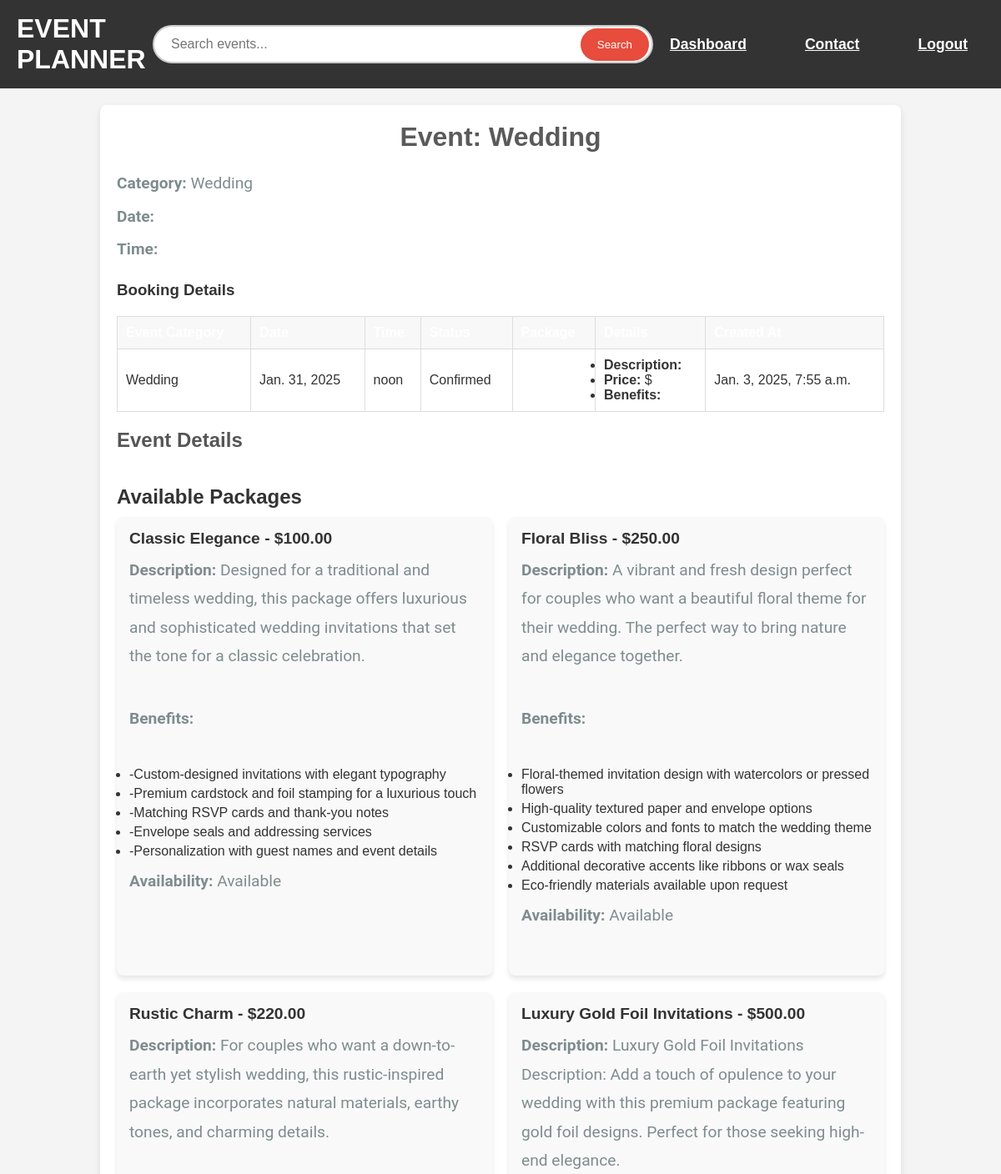
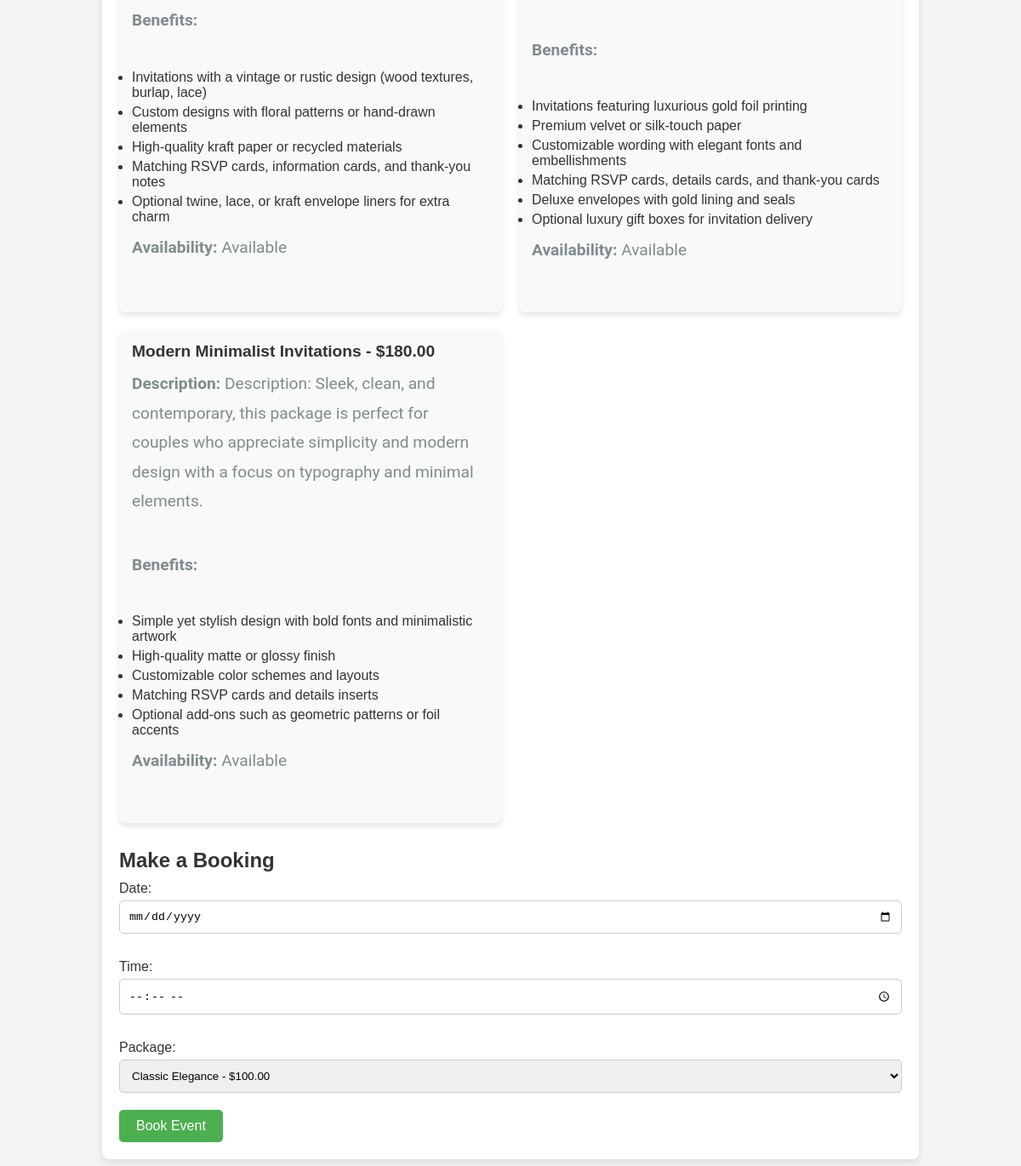
The app's page /event/2/ (signed in) with its own data (2 pictures, top to bottom).
### main/models.py (models this page shows, shortened)
class Event(models.Model):
    title = models.CharField(max_length=200)
    category = models.ForeignKey(Category, on_delete=models.CASCADE, related_name="events", null=True)

class Category(models.Model):
    name = models.CharField(max_length=100, unique=True)
    image = models.ImageField(upload_to='categories/', blank=True, null=True)

class Booking(models.Model):
    STATUS_CHOICES = [
        ('Pending', 'Pending'),
        ('Confirmed', 'Confirmed'),
        ('Canceled', 'Canceled'),
    ]
    user = models.ForeignKey(User, on_delete=models.CASCADE)
    event = models.ForeignKey('Event', on_delete=models.CASCADE, null=True, blank=True)
    category = models.ForeignKey('Category', on_delete=models.CASCADE, null=True)
    status = models.CharField(max_length=20, choices=STATUS_CHOICES, default='Pending')
    created_at = models.DateTimeField(auto_now_add=True)
    date = models.DateField(null=True)
    time = models.TimeField(null=True)

class Package(models.Model):
    name = models.CharField(max_length=200)
    description = models.TextField()
    price = models.DecimalField(max_digits=10, decimal_places=2)
    benefits = models.TextField(help_text="List the benefits of this package")
    category = models.ForeignKey(Category, on_delete=models.CASCADE, related_name="packages")
    events = models.ManyToManyField(Event, related_name="packages")
    image = models.ImageField(upload_to='packages/')
    available = models.BooleanField(default=True)

### main/views.py (the view)
# urls.py: path('event/<int:event_id>/', views.event_detail, name='event_detail'),
@login_required
def event_detail(request, event_id):
    event = get_object_or_404(Event, id=event_id)
    packages = event.category.packages.all()
    bookings = Booking.objects.filter(user=request.user, event=event)
    context = {
        'event': event,
        'bookings': bookings,
        'packages': packages,
    }
    return render(request, 'main/event_detail.html', context)

### main/templates/main/event_detail.html (shortened to what this page needs)
{% extends 'base.html' %}
{% load static %}
{% block content %}
<link rel="stylesheet" href="{% static 'css/event_detail.css' %}">
<body class="event-detail-page">
    <section id="event-detail-section" class="event-detail-section">
        <div class="event-detail-container">
            <h2>Event: {{ event.title }}</h2>
            <div class="event-detail-header">
                <p><strong>Category:</strong> {{ event.category.name }}</p>
                <p><strong>Date:</strong> {{ event.date }}</p>
                <p><strong>Time:</strong> {{ event.time }}</p>
            </div>
            <div class="booking-details">
                <h3>Booking Details</h3>
                {% if bookings %}
                    <table class="event-booking-table">
                        <thead>
                            <tr>
                                <th>Event Category</th>
                                <th>Date</th>
                                <th>Time</th>
                                <th>Status</th>
                                <th>Package</th>
                                <th>Details</th>
                                <th>Created At</th>
                            </tr>
                        </thead>
                        <tbody>
                            {% for booking in bookings %}
                                <tr>
                                    <td>{{ booking.category.name }}</td>
                                    <td>{{ booking.date }}</td>
                                    <td>{{ booking.time }}</td>
                                    <td>{{ booking.status }}</td>
                                    <td>{{ booking.package.name }}</td>
                                    <td>
                                        <ul>
                                            <li><strong>Description:</strong> {{ booking.package.description }}</li>
                                            <li><strong>Price:</strong> ${{ booking.package.price }}</li>
                                            <li><strong>Benefits:</strong>
                                            </li>
                                        </ul>
                                    </td>
                                    <td>{{ booking.created_at }}</td>
                                </tr>
                            {% endfor %}
                        </tbody>
                    </table>
                {% else %}
                    <p>No confirmed bookings for this event yet.</p>
                {% endif %}
            </div>
            <div class="event-description">
                <h3>Event Details</h3>
            </div>
            <div class="packages-section">
                <h3>Available Packages</h3>
                <div class="packages-list">
                    {% for package in packages %}
                        <div class="package-item">
                            <h4>{{ package.name }} - ${{ package.price }}</h4>
                            <p><strong>Description:</strong> {{ package.description }}</p>
                            <p><strong>Benefits:</strong></p>
                            <ul>
                                {% for benefit in package.benefits.splitlines %}
                                    <li>{{ benefit }}</li>
                                {% endfor %}
                            </ul>
                            <p><strong>Availability:</strong> {% if package.available %} Available {% else %} Not Available {% endif %}</p>
                        </div>
                    {% endfor %}
                </div>
            </div>
            <div class="booking-form">
                <h3>Make a Booking</h3>
                <form method="POST" action="{% url 'event_detail' event.id %}">
                    <label for="date">Date:</label>
                    <input type="date" name="date" required>
                    <label for="time">Time:</label>
                    <input type="time" name="time" required>
                    <label for="package">Package:</label>
                    <select name="package" required>
                        {% for package in packages %}
                            <option value="{{ package.id }}">{{ package.name }} - ${{ package.price }}</option>
                        {% endfor %}
                    </select>
                    <button type="submit">Book Event</button>
                </form>
            </div>
        </div>
    </section>
</body>
{% endblock %}

### main/static/css/style.css (style rules this page uses)
* { margin: 0; padding: 0; box-sizing: border-box; }
body { font-family: Arial, sans-serif; background: #f4f4f4; }
body { font-family: 'Arial', sans-serif; background: #f9f9f9; color: #333; }
.event-description { font-size: 1rem; color: #555; margin-bottom: 15px; }
p { font-size: 1.2rem; color: #7f8c8d; margin-bottom: 40px; line-height: 1.8; font-family: 'Roboto', sans-serif; }
.event-booking-table { width: 100%; border-collapse: collapse; margin-top: 20px; }
.event-booking-table th, .event-booking-table td { padding: 12px; text-align: left; border: 1px solid #ddd; }
.event-booking-table th { background-color: #4CAF50; color: white; font-weight: bold; }
.event-booking-table td { background-color: #fff; }
*, *:before, *:after { box-sizing: border-box; }
body { margin: 0; }
body { font-family: Arial, sans-serif; background-color: #f4f4f9; margin: 0; padding: 0; }
body { font-family: 'Arial', sans-serif; background: #f3f3f3; }
h2 { font-size: 2.5em; margin-bottom: 20px; color: #5a5a5a; }

### main/static/css/event_detail.css (style rules this page uses)
body.event-detail-page { font-family: Arial, sans-serif; background-color: #f4f4f4; margin: 0; padding: 0; }
.event-detail-container { width: 80%; margin: 20px auto; background-color: #fff; padding: 20px; border-radius: 8px; box-shadow: 0 4px 8px rgba(0, 0, 0, 0.1); }
.event-detail-container h2 { text-align: center; font-size: 2rem; margin-bottom: 20px; }
.event-detail-header { font-size: 1.2rem; margin-bottom: 20px; }
.event-detail-header p { margin: 5px 0; }
.event-detail-header strong { font-weight: bold; }
.event-booking-table { width: 100%; border-collapse: collapse; margin-bottom: 20px; }
.event-booking-table th, .event-booking-table td { padding: 10px; text-align: left; border-bottom: 1px solid #ddd; }
.event-booking-table th { background-color: #f8f8f8; }
.event-description { margin: 20px 0; font-size: 1rem; }
.event-description h3 { font-size: 1.5rem; margin-bottom: 10px; }
.packages-section { margin: 20px 0; }
.packages-section h3 { font-size: 1.5rem; margin-bottom: 10px; }
.packages-list { display: grid; grid-template-columns: repeat(auto-fill, minmax(300px, 1fr)); gap: 20px; }
.package-item { background-color: #f9f9f9; padding: 15px; border-radius: 8px; box-shadow: 0 4px 6px rgba(0, 0, 0, 0.1); }
.package-item h4 { font-size: 1.2rem; margin-bottom: 10px; }
.package-item ul { margin: 10px 0; }
.package-item li { margin: 5px 0; }
.booking-form { margin-top: 30px; }
.booking-form h3 { font-size: 1.5rem; margin-bottom: 10px; }
.booking-form label { font-size: 1rem; display: block; margin: 10px 0 5px; }
.booking-form input, .booking-form select { width: 100%; padding: 10px; margin-bottom: 20px; border-radius: 5px; border: 1px solid #ccc; }
.booking-form button { padding: 10px 20px; background-color: #4CAF50; color: white; border: none; border-radius: 5px; cursor: pointer; font-size: 1rem; }

### records on screen
Event: title "Wedding", category.name "Wedding"
Booking: category.name "Wedding", date "Jan. 31, 2025", time "noon", status "Confirmed", created_at "Jan. 3, 2025, 7:55 a.m."
Package: name "Classic Elegance", price "100.00", description "Designed for a traditional and timeless wedding, this package offers luxurious and sophisticated wedding invitations that set the tone for a classic celebration.", splitlines "-Custom-designed invitations with elegant typography" "-Premium cardstock and foil stamping for a luxurious touch" "-Matching RSVP cards and thank-you notes" "-Envelope seals and addressing services" "-Personalization with guest names and event details", available "Available"
Package: name "Floral Bliss", price "250.00", description "A vibrant and fresh design perfect for couples who want a beautiful floral theme for their wedding. The perfect way to bring nature and elegance together.", splitlines "Floral-themed invitation design with watercolors or pressed flowers" "High-quality textured paper and envelope options" "Customizable colors and fonts to match the wedding theme" "RSVP cards with matching floral designs" "Additional decorative accents like ribbons or wax seals" "Eco-friendly materials available upon request", available "Available"
Package: name "Rustic Charm", price "220.00", description "For couples who want a down-to-earth yet stylish wedding, this rustic-inspired package incorporates natural materials, earthy tones, and charming details.", splitlines "Invitations with a vintage or rustic design (wood textures, burlap, lace)" "Custom designs with floral patterns or hand-drawn elements" "High-quality kraft paper or recycled materials" "Matching RSVP cards, information cards, and thank-you notes" "Optional twine, lace, or kraft envelope liners for extra charm", available "Available"
Package: name "Luxury Gold Foil Invitations", price "500.00", description "Luxury Gold Foil Invitations Description: Add a touch of opulence to your wedding with this premium package featuring gold foil designs. Perfect for those seeking high-end elegance.", splitlines "Invitations featuring luxurious gold foil printing" "Premium velvet or silk-touch paper" "Customizable wording with elegant fonts and embellishments" "Matching RSVP cards, details cards, and thank-you cards" "Deluxe envelopes with gold lining and seals" "Optional luxury gift boxes for invitation delivery", available "Available"
Package: name "Modern Minimalist Invitations", price "180.00", description "Description: Sleek, clean, and contemporary, this package is perfect for couples who appreciate simplicity and modern design with a focus on typography and minimal elements.", splitlines "Simple yet stylish design with bold fonts and minimalistic artwork" "High-quality matte or glossy finish" "Customizable color schemes and layouts" "Matching RSVP cards and details inserts" "Optional add-ons such as geometric patterns or foil accents", available "Available"

### other values on screen
form field package "Classic Elegance - $100.00"
